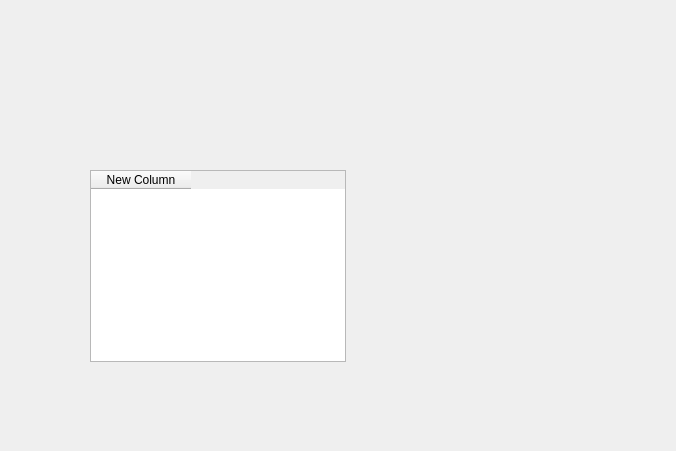
<?xml version="1.0" encoding="UTF-8"?>
<ui version="4.0">
 <class>fileaccess</class>
 <widget class="QDialog" name="fileaccess">
  <property name="geometry">
   <rect>
    <x>0</x>
    <y>0</y>
    <width>676</width>
    <height>451</height>
   </rect>
  </property>
  <property name="windowTitle">
   <string>Dialog</string>
  </property>
  <widget class="QTableWidget" name="tableWidget_2">
   <property name="geometry">
    <rect>
     <x>90</x>
     <y>170</y>
     <width>256</width>
     <height>192</height>
    </rect>
   </property>
   <column>
    <property name="text">
     <string>New Column</string>
    </property>
   </column>
  </widget>
 </widget>
 <resources/>
 <connections/>
</ui>
